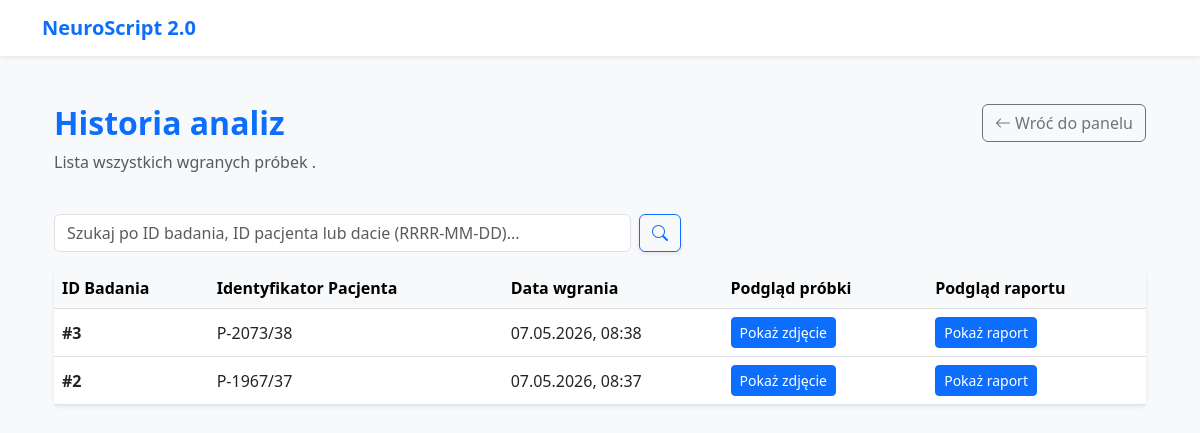
Page /historia/ (signed in) on the earlier database version.
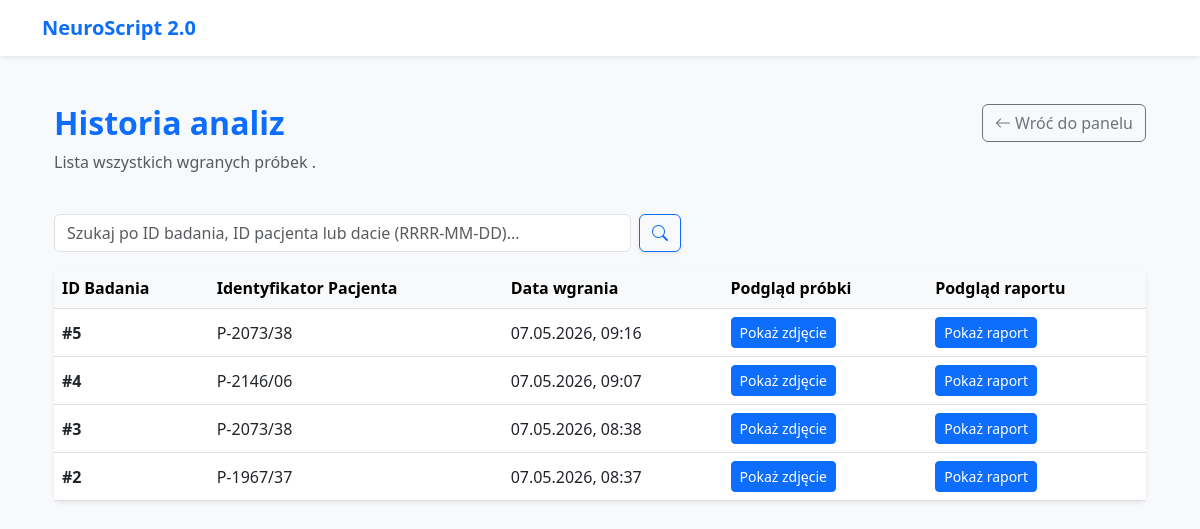
Same page on the later database version.
### db_models/models.py (models this page shows, shortened)
class Badanie(models.Model):
    pacjent = models.ForeignKey(
        Pacjent,
        on_delete=models.CASCADE,
        related_name='badania'
    )
    sciezka_do_pliku = models.TextField()
    data_wgrania = models.DateTimeField(auto_now_add=True)

class Pacjent(models.Model):
    identyfikator_pacjenta = models.CharField(max_length=100, blank=True)
    rok_urodzenia = models.IntegerField()
    plec = models.CharField(max_length=20)
    lekarz = models.ForeignKey('auth.User', on_delete=models.CASCADE, related_name='pacjenci')

### analysis/views.py (the view, shortened to what this page needs)
# urls.py: path('historia/', views.historia_badan, name='historia_badan'),
@login_required
def historia_badan(request):
    search_query = request.GET.get('search', '').strip()
    badania = Badanie.objects.filter(pacjent__lekarz=request.user)
    badania = badania.order_by('-data_wgrania')
    context = {
        'badania': badania,
        'search_query': search_query,
    }
    return render(request, 'analysis/historia_badan.html', context)

### templates/analysis/historia_badan.html (shortened to what this page needs)
{% extends "base.html" %}
{% block content %}
<div class="container mt-5">
    <div class="row mb-4">
        <div class="col-md-8">
            <h2 class="text-primary fw-bold">Historia analiz </h2>
            <p class="text-muted">Lista wszystkich wgranych próbek .</p>
        </div>
        <div class="col-md-4 text-end">
            <a href="{% url 'dashboard' %}" class="btn btn-outline-secondary">
                <i class="bi bi-arrow-left"></i> Wróć do panelu
            </a>
        </div>
    </div>
<div class="row mb-3">
    <div class="col-md-8 col-lg-7">
        <form action="{% url 'historia_badan' %}" method="get" class="d-flex">
            <input type="text" name="search" class="form-control me-2"
                   placeholder="Szukaj po ID badania, ID pacjenta lub dacie (RRRR-MM-DD)..."
                   value="{{ search_query }}">
            <button type="submit" class="btn btn-outline-primary shadow-sm" title="Szukaj">
                <i class="bi bi-search"></i>
            </button>
        </form>
    </div>
</div>
    <div class="card shadow-sm border-0">
        <div class="card-body p-0">
            <table class="table table-hover mb-0">
                <thead class="table-light">
                    <tr>
                        <th>ID Badania</th>
                        <th>Identyfikator Pacjenta</th>
                        <th>Data wgrania</th>
                        <th>Podgląd próbki</th>
                        <th>Podgląd raportu</th>
                    </tr>
                </thead>
                <tbody>
                    {% for badanie in badania %}
                    <tr>
                        <td class="align-middle fw-bold">#{{ badanie.id }}</td>
                        <td class="align-middle">{{ badanie.pacjent.identyfikator_pacjenta }}</td>
                        <td class="align-middle">{{ badanie.data_wgrania|date:"d.m.Y, H:i" }}</td>
                        <td class="align-middle">
                            {% if badanie.sciezka_do_pliku %}
                                <a href="{{ badanie.sciezka_do_pliku }}" target="_blank" class="btn btn-sm btn-primary">
                                    Pokaż zdjęcie
                                </a>
                            {% else %}
                                <span class="text-danger">Brak pliku</span>
                            {% endif %}
                        </td>
                        <td class="align-middle">
                            {% if badanie.wynik_ai and badanie.wynik_ai.raport %}
                                <a href="{% url 'report_preview' badanie.wynik_ai.raport.id %}" target="_blank" class="btn btn-sm btn-primary">
                                    Pokaż raport
                                </a>
                            {% else %}
                                <button class="btn btn-sm btn-secondary opacity-50" disabled title="Raport jeszcze nie został wygenerowany">
                                    Brak raportu
                                </button>
                            {% endif %}
                        </td>
                    </tr>
                    {% endfor %}
                </tbody>
            </table>
        </div>
    </div>
</div>
{% endblock %}

### templates/base.html (shortened to what this page needs)
<!DOCTYPE html>
<html lang="pl">
<head>
    <link href="https://cdn.jsdelivr.net/npm/bootstrap@5.3.0/dist/css/bootstrap.min.css" rel="stylesheet">
    <link rel="stylesheet" href="https://cdn.jsdelivr.net/npm/bootstrap-icons@1.11.3/font/bootstrap-icons.min.css">
</head>
<body>
    <nav class="navbar navbar-expand-lg navbar-light bg-white shadow-sm mb-4">
        <div class="container">
            <a class="navbar-brand" href="{% url 'dashboard' %}">NeuroScript 2.0</a>
        </div>
    </nav>
    <div class="container">
        {% block content %}
        {% endblock %}
    </div>
</body>
</html>

### templates/base.html (style rules this page uses)
body { background-color: #f8f9fa; }
.navbar-brand { font-weight: bold; color: #0d6efd; }

Differences in the rows shown:
added Badanie: id "5", pacjent.identyfikator_pacjenta "P-2073/38", data_wgrania "07.05.2026, 09:16", shows "Pokaż raport"
added Badanie: id "4", pacjent.identyfikator_pacjenta "P-2146/06", data_wgrania "07.05.2026, 09:07", shows "Pokaż raport"
